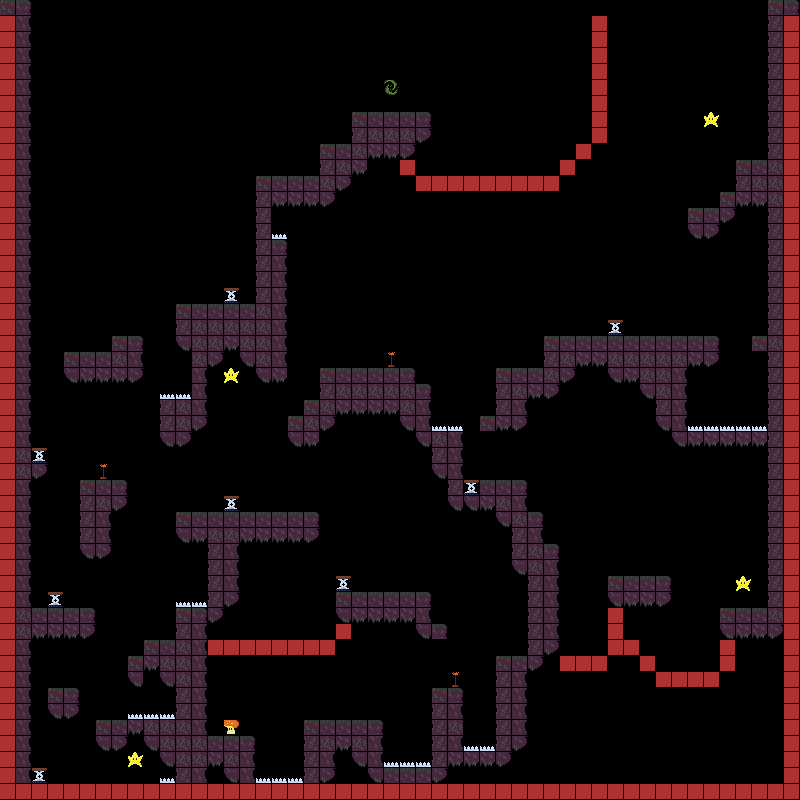

A level layout from a 2D game, rendered from its tile map. Below: a short description, then the map file with tile-grid data replaced by summaries:
An orthogonal 50x50 tile map with 16x16 px tiles, 6 tile layers (terrain, collectibles, interactibles, player, ...).

<map version="1.9" tiledversion="1.9.2" orientation="orthogonal" renderorder="right-down" width="50" height="50" tilewidth="16" tileheight="16" infinite="0" nextlayerid="7" nextobjectid="1">
 <editorsettings>
  <export target="level2.lua" format="lua" />
 </editorsettings>
 <tileset firstgid="1" source="../tilesheet.tsx" />
 <layer id="1" name="terrain" width="50" height="50">
  <data>[2500 cells, 602 non-empty, 10 distinct tile ids]</data>
 </layer>
 <layer id="2" name="collectibles" width="50" height="50">
  <data>[2500 cells, 5 non-empty, 2 distinct tile ids]</data>
 </layer>
 <layer id="3" name="interactibles" width="50" height="50">
  <data>[2500 cells, 8 non-empty, 1 distinct tile ids]</data>
 </layer>
 <layer id="4" name="player" width="50" height="50">
  <data>[2500 cells, 1 non-empty, 1 distinct tile ids]</data>
 </layer>
 <layer id="5" name="spikes" width="50" height="50">
  <data>[2500 cells, 213 non-empty, 2 distinct tile ids]</data>
 </layer>
 <layer id="6" name="checkpoints" width="50" height="50">
  <data>[2500 cells, 3 non-empty, 1 distinct tile ids]</data>
 </layer>
</map>